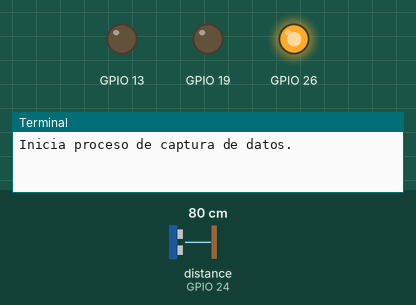
This program was run on a simulated Raspberry Pi (BCM pin numbers). Shown: output pins drawn as LEDs (lit = HIGH), the last lines printed to the terminal. The inputs (shaded band) are chosen by the test bench; at power-on: distance to the obstacle (sensor on GPIO 24) 80 cm. The echo pulse lasts 58.3 µs per cm; the clock reads 2024-03-15 10:24:30 at power-on unless the program sets it; files the program writes start out absent; pins used as bus, display or sensor lines are not drawn.

Above: at 0.2 s.
At 2.2 s:
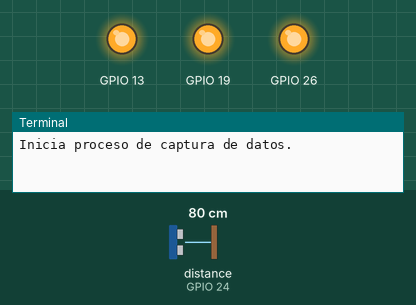
At 3.7 s:
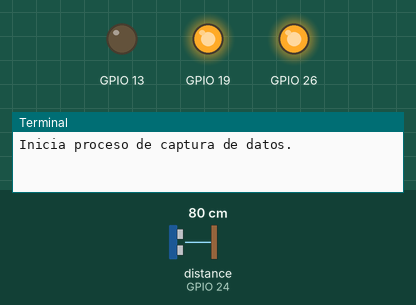
At 5.2 s:
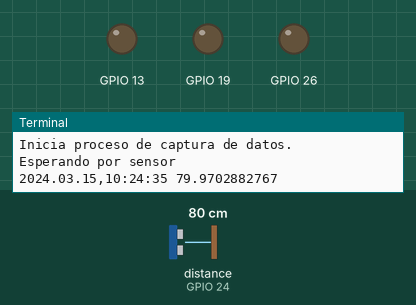
Timing chart, 0 to 7.8 s (numbered marks = the images above):
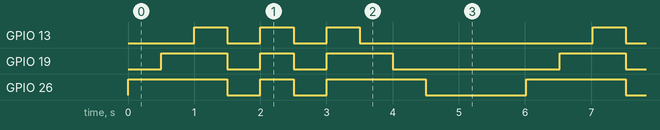

The program:

ConjuntoV2.py
```python
import RPi.GPIO as GPIO
import time
GPIO.setwarnings(False)
GPIO.setmode(GPIO.BCM)
GPIO.setup(26, GPIO.OUT)
GPIO.setup(19, GPIO.OUT)
GPIO.setup(13, GPIO.OUT)
k=0
###########################
import os     #Importa libreria "os" para borrar datos en terminal y no$
from datetime import datetime
k=0
GPIO.setwarnings(False) #IMPORTANTE - ESTE COMANDO ELIMINA LAS POSIBLES ADVERTENCIAS
GPIO.setmode(GPIO.BCM) #Indica que se utilizara  la numeracion de BROADCOM y no la fisica
GPIO_TRIGGER =23 #Se usara el pin GPIO 23
GPIO_ECHO    =24 #Se usara el pin GPIO 24
GPIO.setup(GPIO_TRIGGER,GPIO.OUT)   #Configuracion de pin 23 como salida
GPIO.setup(GPIO_ECHO,GPIO.IN)       #Configuracion de pin 24 como entrada
GPIO.output(GPIO_TRIGGER, False)    #Salida de pin 23 en 0 logico
sFileStamp = time.strftime('%Y.%m.%d,%H:%M')
sFileName = 'out/' + sFileStamp + '.txt'
f=open(sFileName, 'a')
f.write('Date, Time, Sample' + '\n')

print "Inicia proceso de captura de datos."
try:
        while True:
#       while k<=20:

####
		k+=1
                GPIO.output(26,GPIO.HIGH)
                time.sleep(0.5)
                GPIO.output(19, True)
                time.sleep(0.5)
                GPIO.output(13, True)
                GPIO.output(13, True)
                time.sleep(0.5)

                GPIO.output(13, False)
                GPIO.output(19, GPIO.LOW)
                GPIO.output(26, False)
                time.sleep(0.5)

                GPIO.output(13, True)
                GPIO.output(19, GPIO.HIGH)
                GPIO.output(26, True)
                GPIO.output(26, True)
		time.sleep(0.5)

		GPIO.output(13, False)
                GPIO.output(19, GPIO.LOW)
                GPIO.output(26, False)
                time.sleep(0.5)

                GPIO.output(13, True)
                GPIO.output(19, GPIO.HIGH)
                GPIO.output(26, True)
                GPIO.output(26, True)
                time.sleep(0.5)

                GPIO.output(13, False)
                time.sleep(0.5)
                GPIO.output(19, GPIO.LOW)
                time.sleep(0.5)
                GPIO.output(26, False)
                time.sleep(0.5)
###except KeyboardInterrupt:
###        GPIO.cleanup()


####

                print"Esperando por sensor"
                GPIO.output(GPIO_TRIGGER,True)   #Habilita la salida 23 (1 logico)
                time.sleep(0.000001)
                GPIO.output(GPIO_TRIGGER,False)  #Deshabilita la salida 23 (0 logico)
                start=time.time()
                while GPIO.input(GPIO_ECHO)==0:  #Mientras que el pin 24 sea igual a "0" $
                        start=time.time()        #Se guarda el dato inicial de muestreo e$
                while GPIO.input(GPIO_ECHO)==1:  #Mientras que el pin 24 sea igual a "1" $
                        stop=time.time()          #Se guardara el dato inicial de muestre$
                elapsed=stop-start              #Se realiza la diferencia de horario para$
                distance=(elapsed*34300)/2      #Guarda el valor de la dstancia calculada$
                sTimeStamp=time.strftime('%Y.%m.%d,%H:%M:%S')  #Variable que almacena la $
                f.write(sTimeStamp + ',' +str(distance) + '\n') #Guarda en el documento .$
                os.system("clear")      #Borra lo datos en la terminal, no los deja acumu$
                print sTimeStamp + ' ' + str(distance)
                time.sleep(1)                   #Tiempo para visualizar el dato capturado
                sTmpFileStamp  = time.strftime('%Y.%m.%d,%H:%M') #Guarda el dato de la fe$
                #k+=1
                if sTmpFileStamp <> sFileStamp:  #Ejemplo de operador de comparacion "Dif$
                        f.close #cierra el .txt
                        sFileName = 'out/' + sTmpFileStamp + '.txt' #Genera un nuevo .txt$
                        f=open(sFileName, 'a')  #Permite abrir y editar el archivo
                        sFileStamp = sTmpFileStamp #Configura las dos horas a comparar co$

                        print 'Creating new file'  #Imprime la observacion de que ya se t$

except KeyboardInterrupt:  # Esto solo pasara si presiona "Ctrl+C"
        print '\n' + 'Termina ejecucion de programa' + '\n'
        print 'Hasta la vista'
        GPIO.cleanup() #Reinicia la configuracion de los pines GPIO
#############################
""" k

try:
        while True:
#if k<10:

                k+=1
                GPIO.output(26,GPIO.HIGH)
                time.sleep(0.5)
                GPIO.output(19, True)
                time.sleep(0.5)
                GPIO.output(13, True)
                GPIO.output(13, True)
                time.sleep(0.5)

                GPIO.output(13, False)
                GPIO.output(19, GPIO.LOW)
                GPIO.output(26, False)
                time.sleep(0.5)

                GPIO.output(13, True)
                GPIO.output(19, GPIO.HIGH)
                GPIO.output(26, True)
                GPIO.output(26, True)
                time.sleep(0.5)
##
                GPIO.output(13, False)
                GPIO.output(19, GPIO.LOW)
                GPIO.output(26, False)
                time.sleep(0.5)

                GPIO.output(13, True)
                GPIO.output(19, GPIO.HIGH)
                GPIO.output(26, True)
                GPIO.output(26, True)
                time.sleep(0.5)

                GPIO.output(13, False)
                time.sleep(0.5)
                GPIO.output(19, GPIO.LOW)
                time.sleep(0.5)
                GPIO.output(26, False)
                time.sleep(0.5)
except KeyboardInterrupt:
        GPIO.cleanup()

"""
```

Measured:
- by itself, GPIO 13: repeats every 6.0 s: 2 × (LOW 0.50 s, HIGH 0.50 s), LOW 3.5 s, HIGH 0.50 s
- by itself, GPIO 19: repeats every 6.0 s: LOW 0.50 s, HIGH 0.50 s, LOW 0.50 s, HIGH 1.0 s, LOW 2.5 s, HIGH 1.0 s
- by itself, GPIO 26: repeats every 6.0 s: LOW 0.50 s, HIGH 0.50 s, LOW 0.50 s, HIGH 1.5 s, LOW 1.5 s, HIGH 1.5 s
